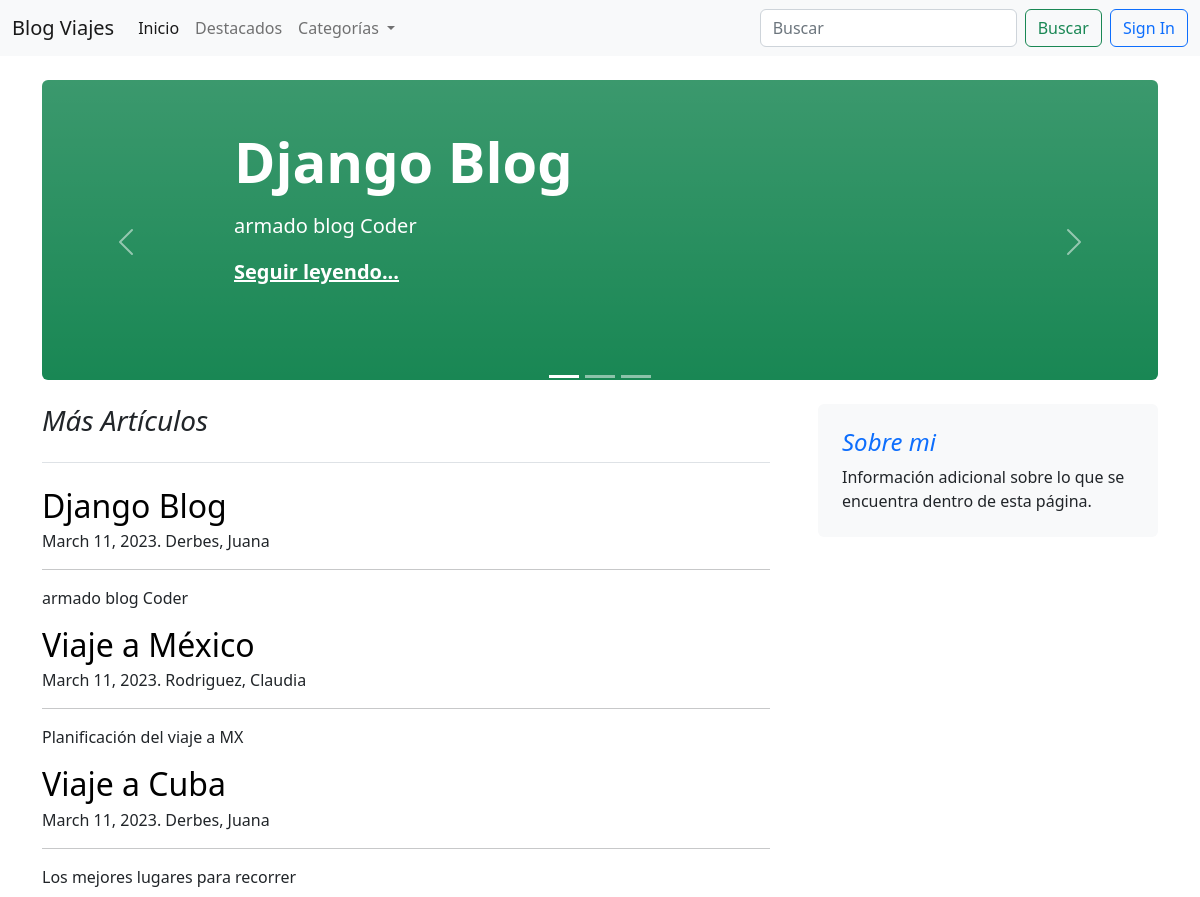
Before: / (upper part) with the older database file.
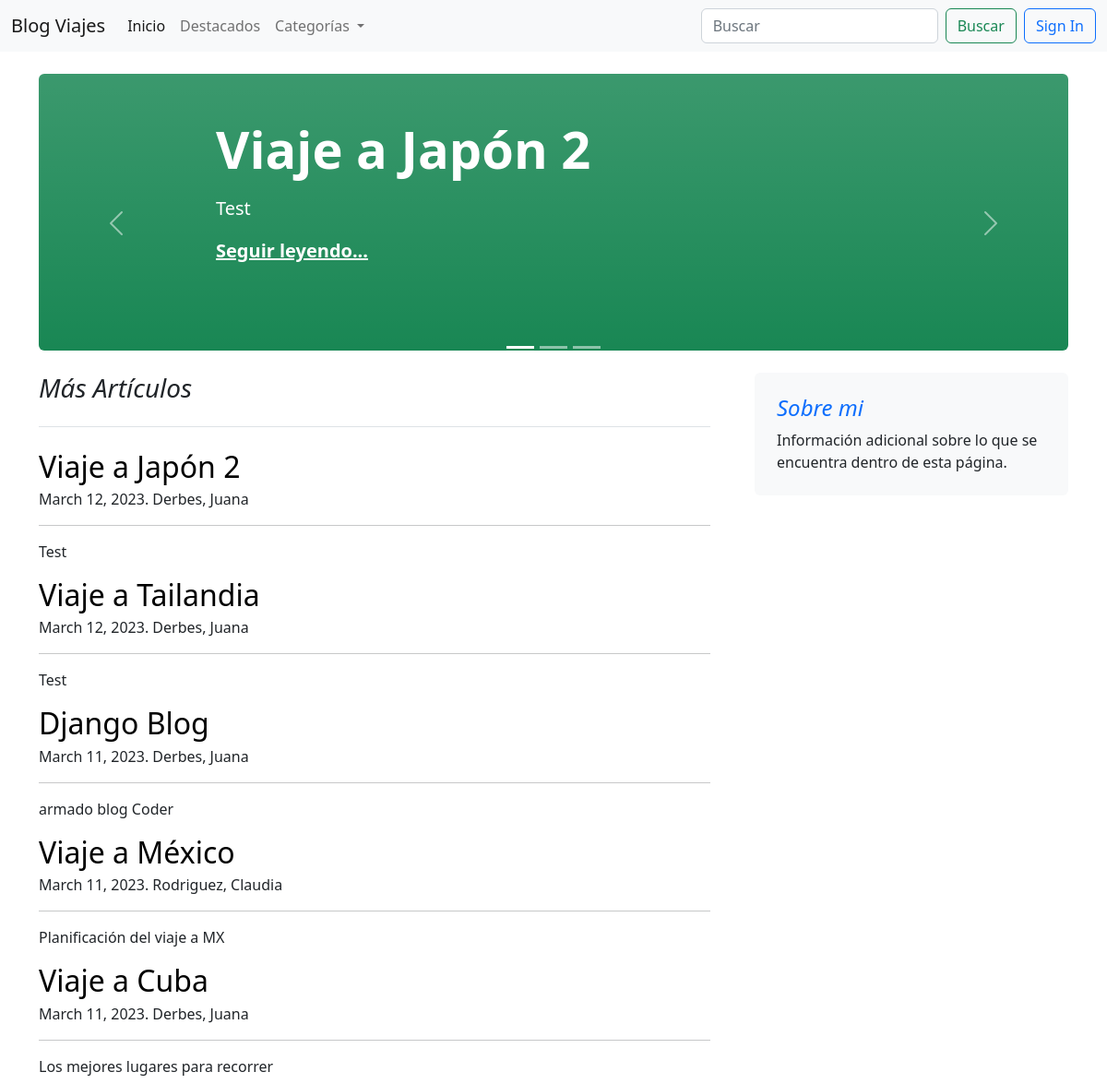
After: the same page with the newer database file.
### blogs/models.py (models this page shows, shortened)
class Post(models.Model):
    title = models.CharField(max_length=255)
    slug = models.SlugField(unique=True)
    overview = models.TextField()
    date_created = models.DateTimeField(auto_now_add=True)
    content= models.TextField()
    author = models.ForeignKey(settings.AUTH_USER_MODEL, on_delete=models.PROTECT)
    categories = models.ManyToManyField('Category')
    featured = models.BooleanField(default=False)
    image = models.ImageField(upload_to='post_images/', blank=True, null=True)
    pub_date = models.DateTimeField(default=timezone.now)
    def get_absolute_url(self):
        return reverse("blogs:post", kwargs={"slug": self.slug})
    class Meta:
        ordering = ["-date_created"]

### users/models.py (models this page shows)
class User(AbstractUser):
    def __str__(self):
        return f'{self.last_name}, {self.first_name}'

### blogs/views.py (the view)
# urls.py: path('', views.home_page),
def home_page(request):
    posts = Post.objects.filter(
        pub_date__lte=timezone.now()
    )
    categories = Category.objects.all()
    featured = Post.objects.filter(featured=True).filter(
        pub_date__lte=timezone.now()
    )[:3]
    context = {
        'posts': posts,
        'categories': categories,
        'featured': featured
    }
    return render(request, 'blogs/home_page.html', context=context)

### blogs/context_processors.py (called while the page is built)
def categories_processor(request):
    categories = Category.objects.all()
    return {
        'categories' : categories
    }

### blogs/templates/blogs/home_page.html (shortened to what this page needs)
{% extends 'base.html' %}
{% block content %}
<div class="container-xxl bd-gutter mt-3 my-md-4 bd-layout">
    <main class="container">
        <div class="row g-5">
            <div class="col-md-12">
                {% include "blogs/featured.html" %}
            </div>
        </div>
        <div class="row g-5">
            <div class="col-md-8">
                <h3 class="pb-4 mb-4 fst-italic border-bottom">
                    Más Artículos
                </h3>
                {% for post in posts %}
                    <article class="blog-post">
                        <h2 class="blog-post-title mb-1">
                            <a href="{{ post.get_absolute_url }}" style="text-decoration: none"
                               class="text-black">
                                {{ post.title }}
                            </a>
                        </h2>
                        <p class="blog-post-meta">{{ post.pub_date.date }}. {{post.author}}</p>
                        <hr>
                        <p>{{ post.overview }}</p>
                    </article>
                {% endfor %}
            </div>
            <div class="col-md-4">
                <div class="position-sticky" style="top: 2rem;">
                    <div class="p-4 mb-3 bg-light rounded">
                        <h4 class="fst-italic"><a href="{% url 'blogs:about' %}" style="text-decoration: none">Sobre mi</a></h4>
                        <p class="mb-0">Información adicional sobre lo que se encuentra dentro de esta página.</p>
                    </div>
                </div>
            </div>
        </div>
    </main>
</div>
{% endblock content %}

### blogs/templates/blogs/featured.html (shortened to what this page needs)
<div id="carouselIndicators" class="carousel slide" data-bs-ride="true">
    <div class="carousel-indicators">
        <button type="button" data-bs-target="#carouselIndicators" data-bs-slide-to="0" class="active"
                aria-current="true" aria-label="Slide 1"></button>
        <button type="button" data-bs-target="#carouselIndicators" data-bs-slide-to="1"
                aria-label="Slide 2"></button>
        <button type="button" data-bs-target="#carouselIndicators" data-bs-slide-to="2"
                aria-label="Slide 3"></button>
    </div>
    <div class="carousel-inner">
        {% for f in featured %}
            <div class="carousel-item {% if f == featured|first %}active{% endif %}">
                <div class="px-5 p-md-5 mb-4 rounded text-bg-success bg-gradient" style="height: 300px">
                    <div class="col-md-10 px-5 mx-5">
                        <h1 class="display-4 fw-bold px-5">{{ f.title }}</h1>
                        <p class="lead my-3 px-5">{{ f.overview }}</p>
                        <p class="lead mb-0 px-5"><a href="{{ f.get_absolute_url }}" class="text-white fw-bold">Seguir
                            leyendo...</a></p>
                    </div>
                </div>
            </div>
        {% endfor %}
    </div>
    <button class="carousel-control-prev" type="button" data-bs-target="#carouselIndicators"
            data-bs-slide="prev">
        <span class="carousel-control-prev-icon" aria-hidden="true"></span>
    </button>
    <button class="carousel-control-next" type="button" data-bs-target="#carouselIndicators"
            data-bs-slide="next">
        <span class="carousel-control-next-icon" aria-hidden="true"></span>
    </button>
</div>

Changed rows visible on the page:
no longer on one of the page's lists (row unchanged): Post: title "Django Blog", overview "armado blog Coder"
added Post: title "Viaje a Japón 2", overview "Test", pub_date "March 12, 2023", author "Derbes, Juana"
added Post: title "Viaje a Tailandia", pub_date "March 12, 2023", author "Derbes, Juana", overview "Test", shown under "Más Artículos"
